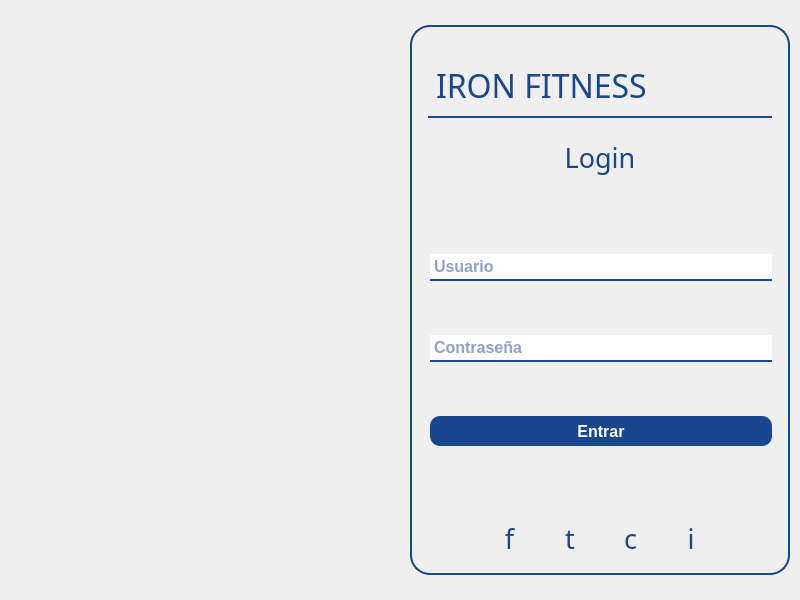
      <widget class="QWidget" name="page_login">
       <property name="sizePolicy">
        <sizepolicy hsizetype="Fixed" vsizetype="Fixed">
         <horstretch>0</horstretch>
         <verstretch>0</verstretch>
        </sizepolicy>
       </property>
       <property name="maximumSize">
        <size>
         <width>800</width>
         <height>600</height>
        </size>
       </property>
       <layout class="QHBoxLayout" name="horizontalLayout_20">
        <property name="leftMargin">
         <number>0</number>
        </property>
        <property name="topMargin">
         <number>0</number>
        </property>
        <property name="rightMargin">
         <number>0</number>
        </property>
        <property name="bottomMargin">
         <number>0</number>
        </property>
        <item>
         <widget class="QWidget" name="widget_baner" native="true">
          <property name="minimumSize">
           <size>
            <width>800</width>
            <height>600</height>
           </size>
          </property>
          <property name="maximumSize">
           <size>
            <width>16777215</width>
            <height>16777215</height>
           </size>
          </property>
          <layout class="QHBoxLayout" name="horizontalLayout_2" stretch="0,0">
           <property name="spacing">
            <number>10</number>
           </property>
           <property name="leftMargin">
            <number>0</number>
           </property>
           <property name="topMargin">
            <number>0</number>
           </property>
           <property name="rightMargin">
            <number>10</number>
           </property>
           <property name="bottomMargin">
            <number>0</number>
           </property>
           <item>
            <widget class="QLabel" name="label_baner">
             <property name="minimumSize">
              <size>
               <width>400</width>
               <height>600</height>
              </size>
             </property>
             <property name="styleSheet">
              <string notr="true">background-image: url(:/baner/recursos/baner.jpg);

</string>
             </property>
             <property name="text">
              <string/>
             </property>
             <property name="scaledContents">
              <bool>false</bool>
             </property>
            </widget>
           </item>
           <item>
            <widget class="QWidget" name="widget_login" native="true">
             <property name="sizePolicy">
              <sizepolicy hsizetype="Expanding" vsizetype="Expanding">
               <horstretch>0</horstretch>
               <verstretch>0</verstretch>
              </sizepolicy>
             </property>
             <property name="maximumSize">
              <size>
               <width>16777215</width>
               <height>550</height>
              </size>
             </property>
             <property name="styleSheet">
              <string notr="true">QWidget{
	border: 2px solid rgb(26, 70, 141);
	border-radius: 20px;

}

#btn_facebook , #btn_in , #btn_twitter , #btn_instagram{
	
	

	border:none;
	color: rgb(26, 70, 141)

}

</string>
             </property>
             <layout class="QVBoxLayout" name="verticalLayout_24" stretch="2,4,1">
              <item>
               <widget class="QWidget" name="widget_3" native="true">
                <property name="styleSheet">
                 <string notr="true">border:none</string>
                </property>
                <layout class="QVBoxLayout" name="verticalLayout_20">
                 <property name="spacing">
                  <number>7</number>
                 </property>
                 <property name="topMargin">
                  <number>20</number>
                 </property>
                 <property name="bottomMargin">
                  <number>0</number>
                 </property>
                 <item>
                  <widget class="QLabel" name="label_3">
                   <property name="font">
                    <font>
                     <family>Broadway</family>
                     <pointsize>24</pointsize>
                     <weight>50</weight>
                     <bold>false</bold>
                    </font>
                   </property>
                   <property name="styleSheet">
                    <string notr="true">#label_3{border:none;
color:  rgb(26, 70, 141);
border-bottom: 2px solid rgb(26, 70, 141);
border-radius: 0px;}



#label_3:hover{

margin: 5px;
color:qlineargradient(spread:pad, x1:0, y1:0, x2:1, y2:0, stop:0 rgba(26, 70, 141, 255), stop:1 rgba(255, 255, 255, 255));



}
</string>
                   </property>
                   <property name="text">
                    <string>IRON FITNESS</string>
                   </property>
                  </widget>
                 </item>
                 <item>
                  <widget class="QLabel" name="label_2">
                   <property name="font">
                    <font>
                     <family>Broadway</family>
                     <pointsize>20</pointsize>
                     <weight>50</weight>
                     <bold>false</bold>
                    </font>
                   </property>
                   <property name="styleSheet">
                    <string notr="true">border:none;

color:  rgb(26, 70, 141);</string>
                   </property>
                   <property name="text">
                    <string>Login</string>
                   </property>
                   <property name="alignment">
                    <set>Qt::AlignCenter</set>
                   </property>
                  </widget>
                 </item>
                </layout>
               </widget>
              </item>
              <item>
               <widget class="QWidget" name="widget_4" native="true">
                <property name="styleSheet">
                 <string notr="true">border:none;</string>
                </property>
                <layout class="QVBoxLayout" name="verticalLayout_21" stretch="0,0,0">
                 <property name="leftMargin">
                  <number>11</number>
                 </property>
                 <property name="topMargin">
                  <number>11</number>
                 </property>
                 <item>
                  <widget class="QLineEdit" name="lineEdit">
                   <property name="font">
                    <font>
                     <family>Arial</family>
                     <pointsize>12</pointsize>
                     <weight>75</weight>
                     <italic>false</italic>
                     <bold>true</bold>
                    </font>
                   </property>
                   <property name="styleSheet">
                    <string notr="true">border: none;
border-bottom: 2px solid rgb(26, 70, 141);
color:rgb(26, 70, 141);
padding: 2px;

</string>
                   </property>
                   <property name="inputMask">
                    <string/>
                   </property>
                   <property name="placeholderText">
                    <string>Usuario</string>
                   </property>
                  </widget>
                 </item>
                 <item>
                  <widget class="QLineEdit" name="lineEdit_2">
                   <property name="font">
                    <font>
                     <family>Arial</family>
                     <pointsize>12</pointsize>
                     <weight>75</weight>
                     <italic>false</italic>
                     <bold>true</bold>
                    </font>
                   </property>
                   <property name="styleSheet">
                    <string notr="true">border: none;
border-bottom: 2px solid rgb(26, 70, 141);
color:rgb(26, 70, 141);
padding: 2px;

</string>
                   </property>
                   <property name="inputMask">
                    <string/>
                   </property>
                   <property name="maxLength">
                    <number>6</number>
                   </property>
                   <property name="echoMode">
                    <enum>QLineEdit::Password</enum>
                   </property>
                   <property name="placeholderText">
                    <string>Contraseña</string>
                   </property>
                  </widget>
                 </item>
                 <item>
                  <widget class="QPushButton" name="pushButton">
                   <property name="minimumSize">
                    <size>
                     <width>30</width>
                     <height>30</height>
                    </size>
                   </property>
                   <property name="font">
                    <font>
                     <family>Arial</family>
                     <pointsize>12</pointsize>
                     <weight>75</weight>
                     <italic>false</italic>
                     <bold>true</bold>
                    </font>
                   </property>
                   <property name="styleSheet">
                    <string notr="true">QPushButton{

border:none;
color: white;
background-color:rgb(26, 70, 141);
border-radius: 10px 10px;


}
QPushButton:hover{

/*border:none;*/
color: rgb(26, 70, 141);
background-color: #fffffffff;
border-radius: 10px 10px;
border: 2px solid rgb(26, 70, 141);
font-size: 20px;


}

</string>
                   </property>
                   <property name="text">
                    <string>Entrar</string>
                   </property>
                  </widget>
                 </item>
                </layout>
               </widget>
              </item>
              <item>
               <widget class="QWidget" name="widget_5" native="true">
                <property name="maximumSize">
                 <size>
                  <width>16777215</width>
                  <height>55</height>
                 </size>
                </property>
                <property name="styleSheet">
                 <string notr="true">border:none
</string>
                </property>
                <layout class="QHBoxLayout" name="horizontalLayout_19">
                 <property name="spacing">
                  <number>0</number>
                 </property>
                 <property name="leftMargin">
                  <number>60</number>
                 </property>
                 <property name="rightMargin">
                  <number>60</number>
                 </property>
                 <item>
                  <widget class="QPushButton" name="btn_facebook">
                   <property name="font">
                    <font>
                     <family>Icons Social Media 8</family>
                     <pointsize>20</pointsize>
                    </font>
                   </property>
                   <property name="styleSheet">
                    <string notr="true">#btn_facebook:hover{
font-size: 20px;

}
</string>
                   </property>
                   <property name="text">
                    <string>f</string>
                   </property>
                  </widget>
                 </item>
                 <item>
                  <widget class="QPushButton" name="btn_twitter">
                   <property name="font">
                    <font>
                     <family>Icons Social Media 8</family>
                     <pointsize>20</pointsize>
                    </font>
                   </property>
                   <property name="styleSheet">
                    <string notr="true">#btn_twitter:hover{


font-size: 20px;

}

</string>
                   </property>
                   <property name="text">
                    <string>t</string>
                   </property>
                  </widget>
                 </item>
                 <item>
                  <widget class="QPushButton" name="btn_instagram">
                   <property name="font">
                    <font>
                     <family>Icons Social Media 8</family>
                     <pointsize>20</pointsize>
                     <italic>false</italic>
                    </font>
                   </property>
                   <property name="styleSheet">
                    <string notr="true">#btn_instagram:hover{

font-size: 20px;

}
</string>
                   </property>
                   <property name="text">
                    <string>c</string>
                   </property>
                  </widget>
                 </item>
                 <item>
                  <widget class="QPushButton" name="btn_in">
                   <property name="font">
                    <font>
                     <family>Icons Social Media 8</family>
                     <pointsize>20</pointsize>
                    </font>
                   </property>
                   <property name="styleSheet">
                    <string notr="true">#btn_in:hover{

font-size: 20px;

}
</string>
                   </property>
                   <property name="text">
                    <string>i</string>
                   </property>
                  </widget>
                 </item>
                </layout>
               </widget>
              </item>
             </layout>
            </widget>
           </item>
          </layout>
         </widget>
        </item>
       </layout>
      </widget>
